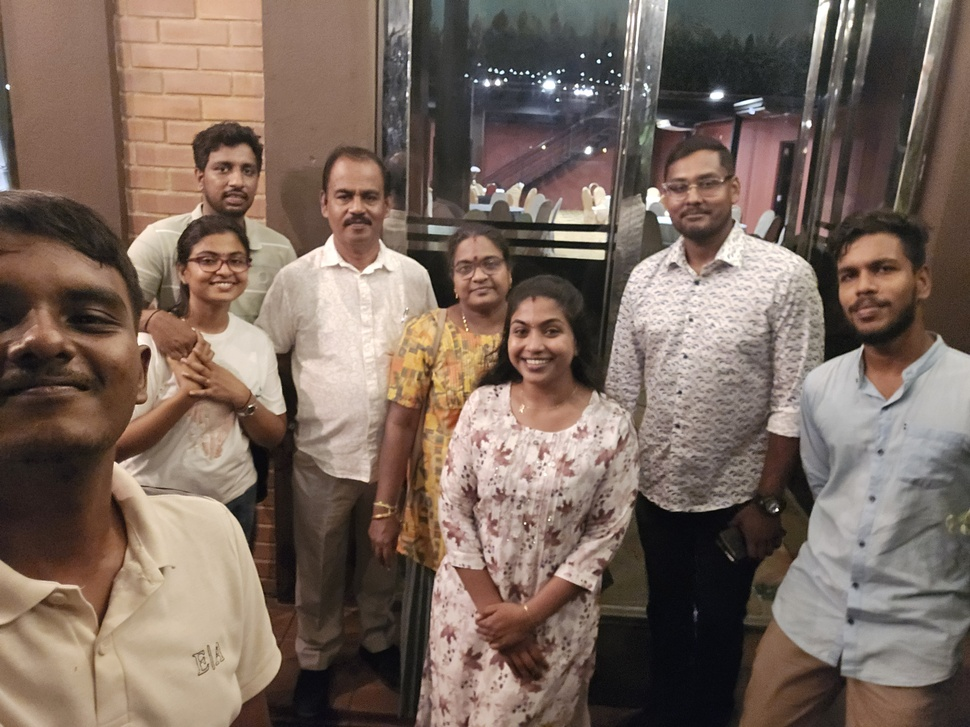
#> input picture data/20260425_221406.jpg, 970 x 727 px, shrunk from 4000 x 3000 before the run
$ python -i face_detector.py   (imports and definitions only)
#> lines starting #> are read from the running program, lines starting #| are printed output that depends on the picture
#> further down, picture is the input picture: shape (727, 970, 3); mean B, G, R 94, 104.7, 122
import cv2

face_cascade = cv2.CascadeClassifier(
    cv2.data.haarcascades + "haarcascade_frontalface_default.xml"
)

eye_cascade = cv2.CascadeClassifier(
    cv2.data.haarcascades + "haarcascade_eye.xml"
)


def detect_faces_and_eyes(image):

    gray = cv2.cvtColor(image, cv2.COLOR_BGR2GRAY)
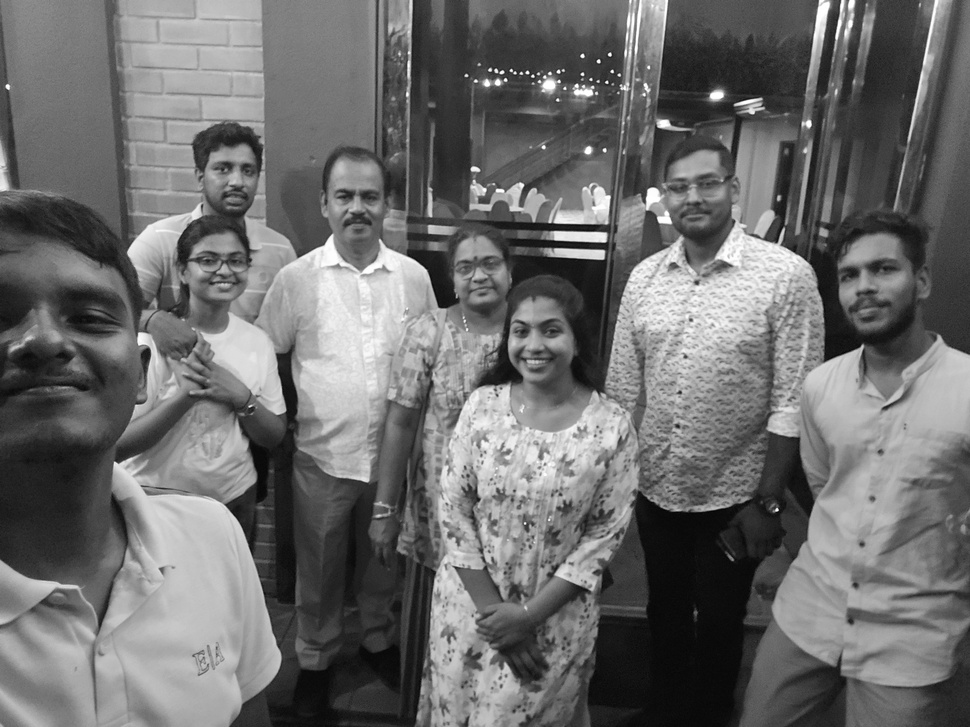
#> gray: shape (727, 970); min 1, max 255, mean 108.6

    faces = face_cascade.detectMultiScale(
        gray, scaleFactor=1.3, minNeighbors=5
    )
#> faces = [[198, 141, 74, 74], [444, 239, 70, 70], [655, 154, 80, 80], [319, 167, 78, 78], [186, 233, 71, 71], [822, 234, 95, 95], [497, 299, 80, 80]]

    face_data = []

    for (x, y, w, h) in faces:

        face_roi = gray[y:y+h, x:x+w]

        eyes = eye_cascade.detectMultiScale(face_roi)

        # If at least 2 eyes → assume open
        eyes_open = 1 if len(eyes) >= 2 else 0

        face_data.append({
            "bbox": (x, y, w, h),
            "eyes_open": eyes_open,
            "area": w * h
        })
#> this loop made 7 passes
#> (x, y, w, h, eyes, eyes_open) on passes 1, 3, 6, 7: (198, 141, 74, 74, [[14, 16, 23, 23], [39, 18, 22, 22]], 1), (655, 154, 80, 80, [[38, 18, 24, 24]], 0), (822, 234, 95, 95, [[15, 28, 25, 25], [44, 22, 25, 25]], 1), (497, 299, 80, 80, [[40, 19, 24, 24], [12, 19, 26, 26]], 1)
#> (x, y, w, h, eyes_open) on passes 2, 4, 5: (444, 239, 70, 70, 0), (319, 167, 78, 78, 0), (186, 233, 71, 71, 0)
#> pass 1, in detect_faces_and_eyes, `face_roi = gray[y:y+h, x:x+w]`:
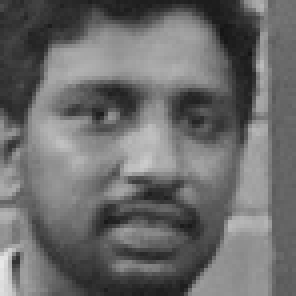
#> face_roi: shape (74, 74) (shown 4 times larger); min 21, max 232, mean 107.3
#> pass 2, in detect_faces_and_eyes, `face_roi = gray[y:y+h, x:x+w]`:
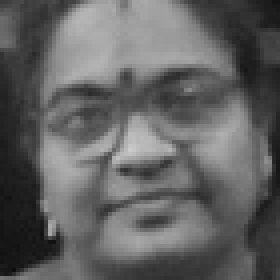
#> face_roi: shape (70, 70) (shown 4 times larger); min 13, max 204, mean 98
#> pass 3, in detect_faces_and_eyes, `face_roi = gray[y:y+h, x:x+w]`:
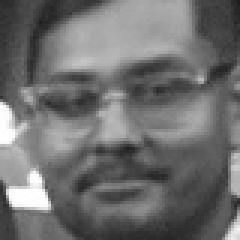
#> face_roi: shape (80, 80) (shown 3 times larger); min 29, max 255, mean 110.6
#> after the loop:
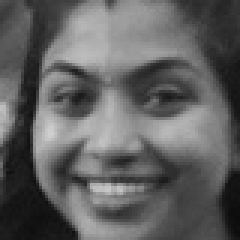
#> face_roi: shape (80, 80) (shown 3 times larger); min 12, max 207, mean 96.6
#> after the loop, face_data = 7 items

    return face_data

>>> import cv2
>>> picture = cv2.imread('../data/20260425_221406.jpg')
>>> result = detect_faces_and_eyes(picture)
#> result = 7 items
